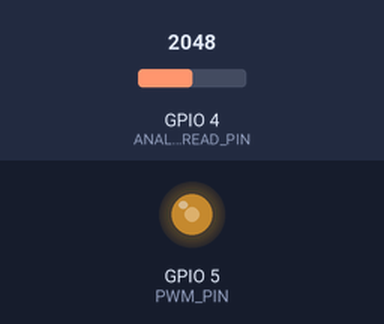
The sketch below on a simulated ESP32. On the bench: output pins drawn as LEDs (lit = HIGH). The test bench sets the inputs (shaded band); at power-on: GPIO 4 (ANALOG_READ_PIN) = 2048.

Above: at 1.2 s.
1.3 s: GPIO 4 (ANALOG_READ_PIN) set to 1228
At 2.1 s:
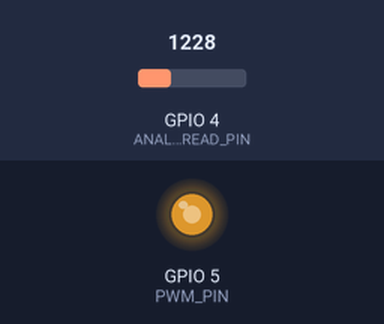
2.8 s: GPIO 4 (ANALOG_READ_PIN) set to 491
At 3.2 s:
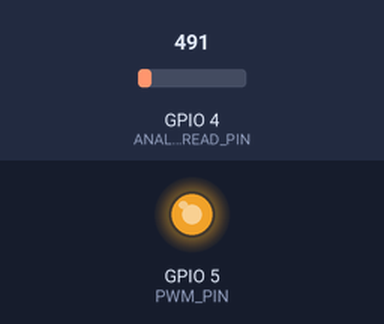
4.3 s: GPIO 4 (ANALOG_READ_PIN) set to 3603
At 5.5 s:
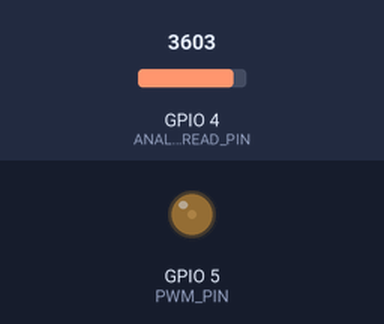
5.8 s: GPIO 4 (ANALOG_READ_PIN) set to 4095
At 6.7 s:
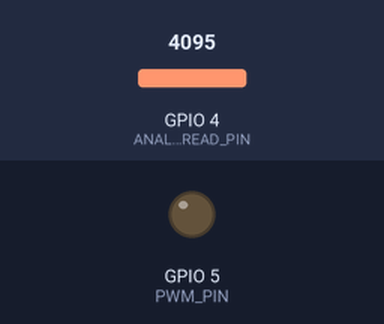
Timing chart, 0 to 8.3 s (numbered marks = the images above; inputs shaded):
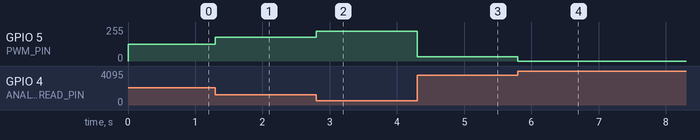

The sketch:

Lab2Part3Step4.ino
```cpp
// Filename: Lab2Part3Step4.ino
// Author: Stephen Ottaway
// Date: 7/6/2026
// Description: This file uses the intensity of ambient light detected in the room by a photoresistor to control the brightness of an LED; the less ambient light detected, the brighter the LED is driven (and vice-versa).

// ============= Macros =============
#define PWM_PIN 5
#define ANALOG_READ_PIN 4
#define PWM_FREQ 1000 // Hz
#define PWM_RES 12 // bits
#define MAX_DUTY_CYCLE 4095 // 2^12 - 1

// ======== Global Variables ========
uint32_t duty = 0;

// ====== Function Prototypes =======
uint32_t update_led_duty(uint8_t analog_read_pin);

// Name: update_led_duty
// Description: Converts the ADC reading of the voltage divider to an updated duty cycle to drive the LED at. At max detected light intensity the LED should be dim and at minimum detected light intensity the LED should be bright.
uint32_t update_led_duty(uint8_t analog_read_pin) {
  return MAX_DUTY_CYCLE - analogRead(analog_read_pin);
}

void setup() {
  pinMode(ANALOG_READ_PIN, INPUT);
  pinMode(PWM_PIN, OUTPUT);
  ledcAttach(PWM_PIN, PWM_FREQ, PWM_RES);
}

void loop() {
  duty = update_led_duty(ANALOG_READ_PIN); // Continuously update LED duty cycle based on formula described in update_led_duty().
  ledcWrite(PWM_PIN, duty); // Write that updated PWM duty cycle to the LED.
}
```

Measured:
- after the input at 1.3 s, GPIO 5 (PWM_PIN): 127/255 → 178/255 at once
- after the input at 2.8 s, GPIO 5 (PWM_PIN): 178/255 → 224/255 at once
- after the input at 4.3 s, GPIO 5 (PWM_PIN): 224/255 → 31/255 at once
- after the input at 5.8 s, GPIO 5 (PWM_PIN): 31/255 → 0/255 at once
